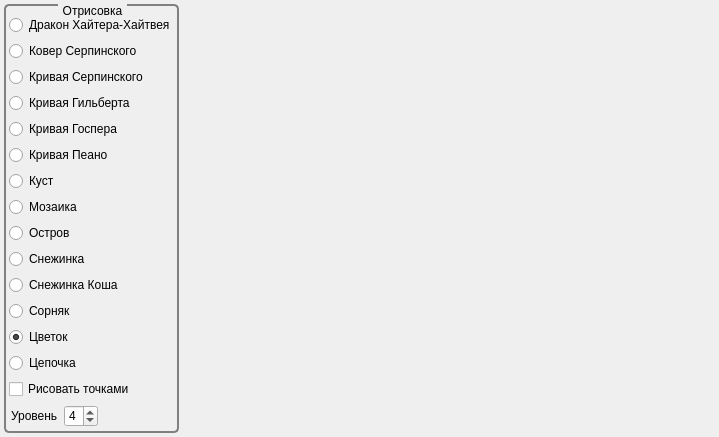
<?xml version="1.0" encoding="UTF-8"?>
<ui version="4.0">
 <class>MainWindowConductivity</class>
 <widget class="QMainWindow" name="MainWindowConductivity">
  <property name="geometry">
   <rect>
    <x>0</x>
    <y>0</y>
    <width>719</width>
    <height>437</height>
   </rect>
  </property>
  <property name="minimumSize">
   <size>
    <width>141</width>
    <height>0</height>
   </size>
  </property>
  <property name="windowTitle">
   <string>Фракталы</string>
  </property>
  <property name="animated">
   <bool>true</bool>
  </property>
  <widget class="QWidget" name="centralWidget">
   <layout class="QHBoxLayout" name="horizontalLayout_6" stretch="1,10">
    <property name="margin">
     <number>4</number>
    </property>
    <item>
     <layout class="QVBoxLayout" name="verticalLayout_Logic">
      <property name="rightMargin">
       <number>6</number>
      </property>
      <item>
       <widget class="QGroupBox" name="groupBox_draw">
        <property name="minimumSize">
         <size>
          <width>0</width>
          <height>200</height>
         </size>
        </property>
        <property name="maximumSize">
         <size>
          <width>16777215</width>
          <height>16777215</height>
         </size>
        </property>
        <property name="styleSheet">
         <string notr="true">QGroupBox {
     background-color: qlineargradient(x1: 0, y1: 0, x2: 0, y2: 1,
                                       stop: 0 #E0E0E0, stop: 1 #FFFFFF);
     border: 2px solid gray;
     border-radius: 5px;
     margin-top: 1ex; /* leave space at the top for the title */
 }

 QGroupBox::title {
     subcontrol-origin: margin;
     subcontrol-position: top center; /* position at the top center */
     padding: 0 3px;
     background-color: qlineargradient(x1: 0, y1: 0, x2: 0, y2: 1,
                                       stop: 0 #FFOECE, stop: 1 #FFFFFF);
 }</string>
        </property>
        <property name="title">
         <string>Отрисовка</string>
        </property>
        <layout class="QVBoxLayout" name="verticalLayout_draw">
         <property name="leftMargin">
          <number>3</number>
         </property>
         <property name="topMargin">
          <number>9</number>
         </property>
         <property name="rightMargin">
          <number>2</number>
         </property>
         <property name="bottomMargin">
          <number>3</number>
         </property>
         <item>
          <widget class="QRadioButton" name="radioButtonDragon">
           <property name="text">
            <string>Дракон Хайтера-Хайтвея</string>
           </property>
          </widget>
         </item>
         <item>
          <widget class="QRadioButton" name="radioButtonMatSerpinsky">
           <property name="text">
            <string>Ковер Серпинского</string>
           </property>
           <property name="checked">
            <bool>false</bool>
           </property>
          </widget>
         </item>
         <item>
          <widget class="QRadioButton" name="radioButtonSerpinsky">
           <property name="text">
            <string>Кривая Серпинского</string>
           </property>
          </widget>
         </item>
         <item>
          <widget class="QRadioButton" name="radioButtonHylbert">
           <property name="text">
            <string>Кривая Гильберта</string>
           </property>
          </widget>
         </item>
         <item>
          <widget class="QRadioButton" name="radioButtonHosper">
           <property name="text">
            <string>Кривая Госпера</string>
           </property>
          </widget>
         </item>
         <item>
          <widget class="QRadioButton" name="radioButtonPeano">
           <property name="text">
            <string>Кривая Пеано</string>
           </property>
          </widget>
         </item>
         <item>
          <widget class="QRadioButton" name="radioButtonBush">
           <property name="text">
            <string>Куст</string>
           </property>
          </widget>
         </item>
         <item>
          <widget class="QRadioButton" name="radioButtonMosaic">
           <property name="text">
            <string>Мозаика</string>
           </property>
          </widget>
         </item>
         <item>
          <widget class="QRadioButton" name="radioButtonIsland">
           <property name="text">
            <string>Остров</string>
           </property>
          </widget>
         </item>
         <item>
          <widget class="QRadioButton" name="radioButtonSnowflake">
           <property name="text">
            <string>Снежинка</string>
           </property>
          </widget>
         </item>
         <item>
          <widget class="QRadioButton" name="radioButtonSnowflakeKosh">
           <property name="text">
            <string>Снежинка Коша</string>
           </property>
          </widget>
         </item>
         <item>
          <widget class="QRadioButton" name="radioButtonWeed">
           <property name="text">
            <string>Сорняк</string>
           </property>
          </widget>
         </item>
         <item>
          <widget class="QRadioButton" name="radioButtonFlower">
           <property name="text">
            <string>Цветок</string>
           </property>
           <property name="checked">
            <bool>true</bool>
           </property>
          </widget>
         </item>
         <item>
          <widget class="QRadioButton" name="radioButtonChain">
           <property name="text">
            <string>Цепочка</string>
           </property>
          </widget>
         </item>
         <item>
          <widget class="QCheckBox" name="checkBoxPoints">
           <property name="text">
            <string>Рисовать точками</string>
           </property>
          </widget>
         </item>
         <item>
          <layout class="QFormLayout" name="formLayout_split">
           <property name="fieldGrowthPolicy">
            <enum>QFormLayout::ExpandingFieldsGrow</enum>
           </property>
           <property name="leftMargin">
            <number>2</number>
           </property>
           <item row="1" column="0">
            <widget class="QLabel" name="label_X">
             <property name="text">
              <string>Уровень</string>
             </property>
             <property name="buddy">
              <cstring>spinBoxLevel</cstring>
             </property>
            </widget>
           </item>
           <item row="1" column="1">
            <widget class="QSpinBox" name="spinBoxLevel">
             <property name="minimum">
              <number>1</number>
             </property>
             <property name="maximum">
              <number>9</number>
             </property>
             <property name="value">
              <number>4</number>
             </property>
            </widget>
           </item>
          </layout>
         </item>
        </layout>
       </widget>
      </item>
     </layout>
    </item>
    <item>
     <layout class="QVBoxLayout" name="verticalLayout_surface">
      <property name="spacing">
       <number>0</number>
      </property>
      <property name="topMargin">
       <number>6</number>
      </property>
      <property name="rightMargin">
       <number>6</number>
      </property>
      <property name="bottomMargin">
       <number>6</number>
      </property>
     </layout>
    </item>
   </layout>
  </widget>
 </widget>
 <layoutdefault spacing="6" margin="11"/>
 <tabstops>
  <tabstop>spinBoxLevel</tabstop>
 </tabstops>
 <resources/>
 <connections/>
</ui>
